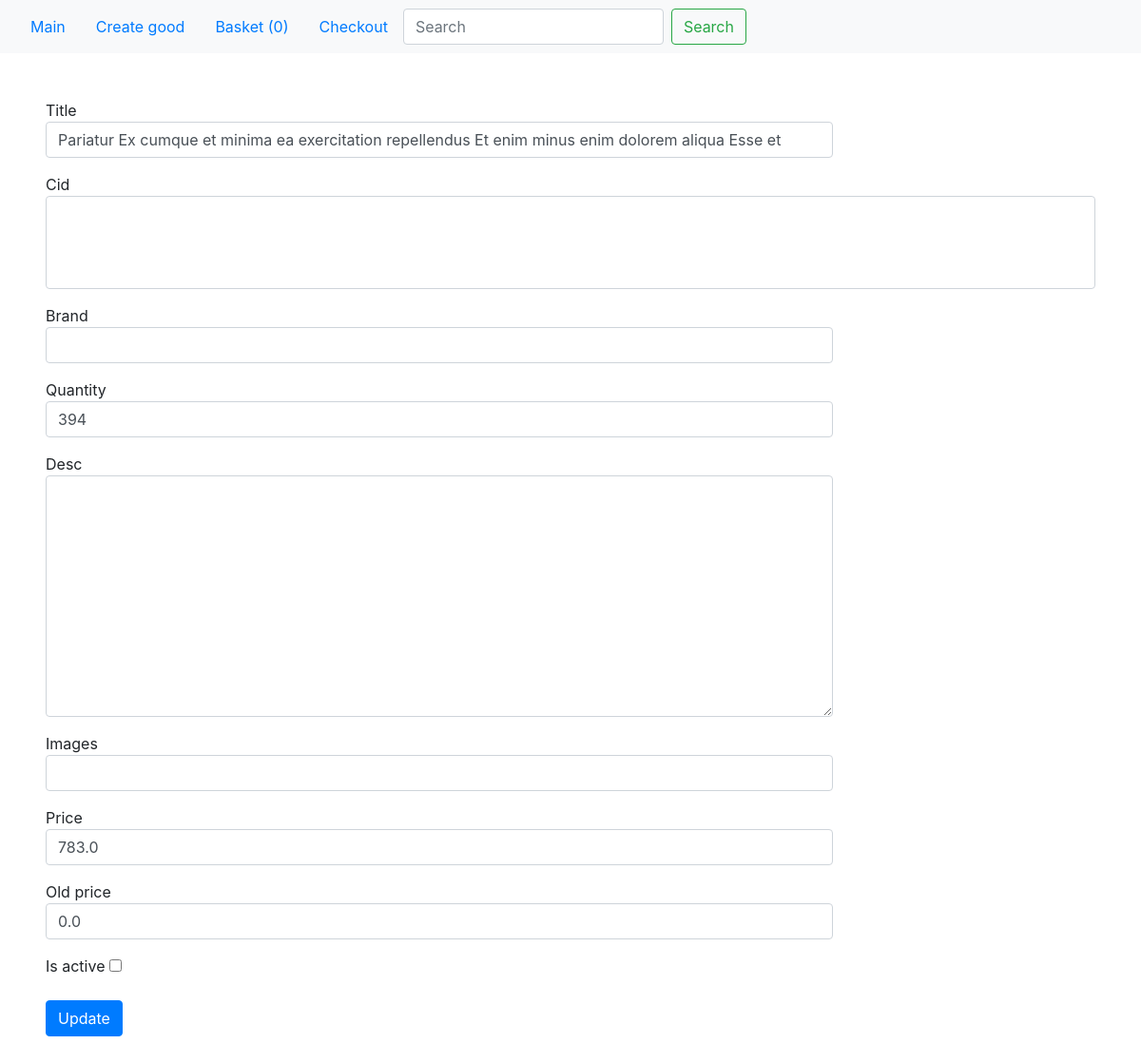
The page /13/update/ on the database as committed earlier.
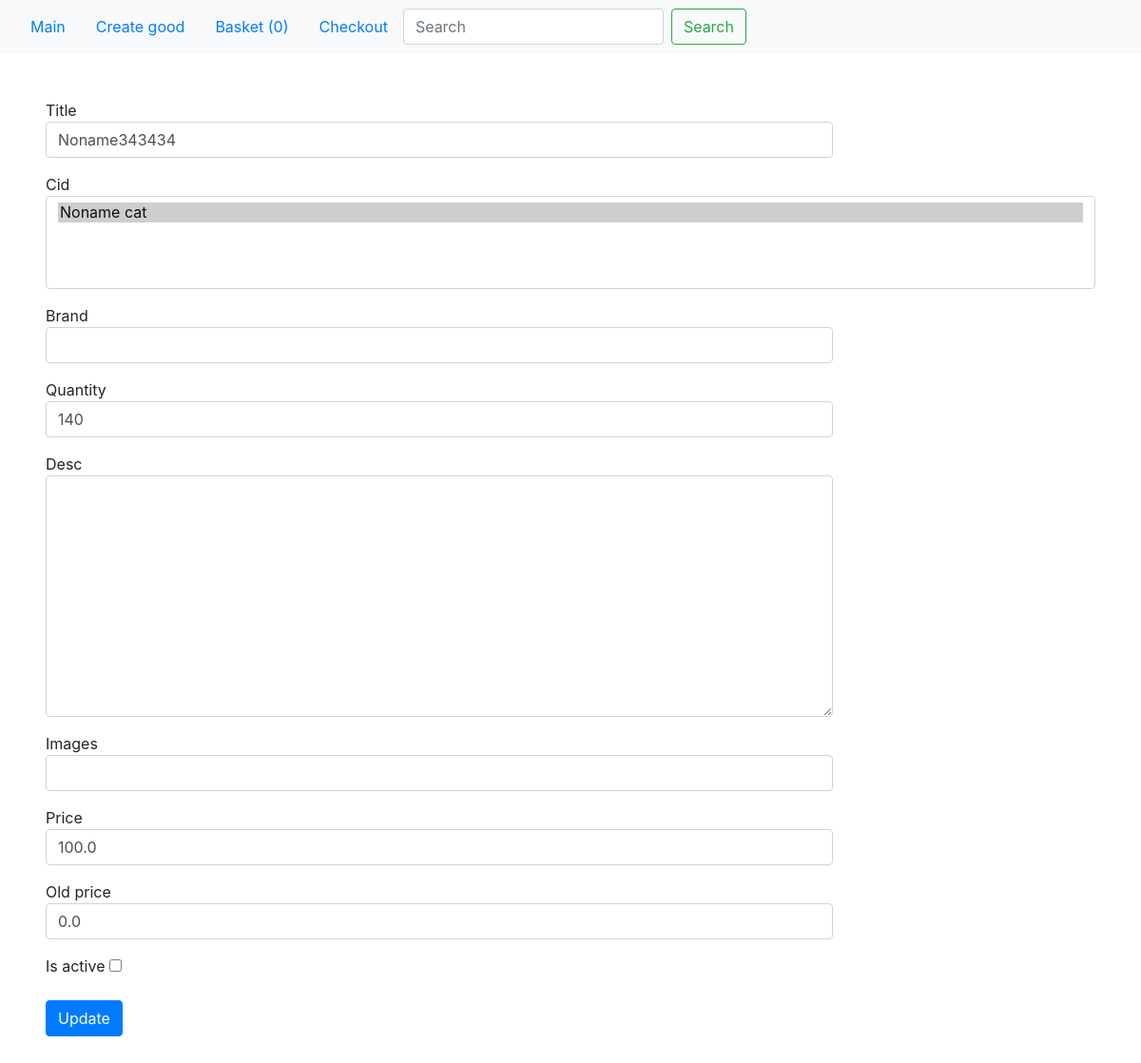
The same page on the database as committed later.
### my_shop/models.py (models this page shows, shortened)
class Product(models.Model):
    title = models.CharField(max_length=300, default='Noname')
    quantity = models.IntegerField(blank=True, default=10) #default 10 for tests
    id_rozetka = models.IntegerField(blank=True, default=0)
    brand = models.CharField(max_length=100, blank=True, null=True)
    desc = models.TextField(blank=True, default='')
    images = models.CharField(blank=True, max_length=700, default='')
    price = models.FloatField(default=0)
    old_price = models.FloatField(blank=True, default=0)
    is_active = models.BooleanField(blank=False, max_length=100)
    cid = models.ManyToManyField('Categories')
    date_add = models.DateTimeField(auto_now_add=True)
    class Meta:
        ordering = ['-date_add']

### my_shop/views.py (the view)
# urls.py: path('<int:pid>/update/', update_page, name='post_update'),
def update_page(request, pid):
    if request.method == 'POST':
        obj = Product.objects.get(id=pid)
        form_post = ProdForm(request.POST, instance=obj)
        if form_post.is_valid():
            new_obj = form_post.save()
            return redirect('post_detail', pid=new_obj.id)
    obj = get_object_or_404(Product, id=pid)
    bound_form = ProdForm(instance=obj)
    return render(request, 'my_shop/update.html', context={'form':bound_form})

### my_shop/models.py (called while the page is built)
    def __str__(self):
        return self.name

### my_shop/templates/my_shop/update.html (shortened to what this page needs)
{% extends 'my_shop/base.html' %}
{% block content %}
<div class = 'm-5'>
    <form action="" method="POST">
        <div class = 'mb-5'>
        {% for i in form %}
        <div class="form-group">
            {{ i.label }}
            {{ i }}
        </div>
        {% endfor %}
        <button type="submit" class="btn btn-primary mt-2">Update</button>
    </form>
</div>
{% endblock %}

Rows that differ between the two databases and show on the page:
changed Product: title "Pariatur Ex cumque et minima ea exercitation repellendus Et enim minus enim dolorem aliqua Esse et" → "Noname343434"; quantity "394" → "140"; price "783.0" → "100.0"
Other text that changed with them:
form field cid: (not shown) → "Noname cat ☑"
